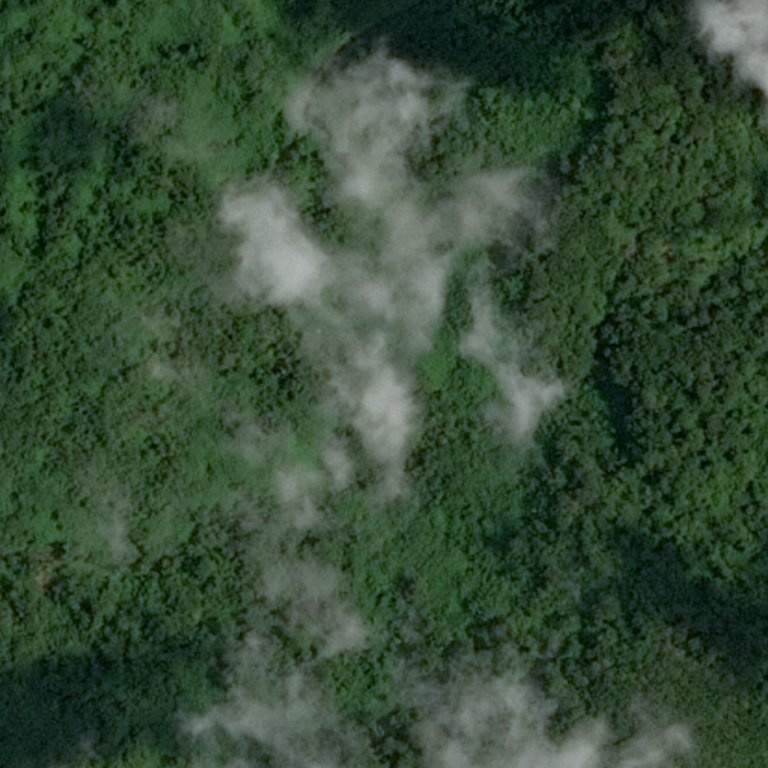
#> input picture 03_image_processing/homework/desert_forest/test_image_00.jpg, 768 x 768 px; its folder holds only this picture in this run
$ jupyter execute --allow-errors homework_3.ipynb
#> lines starting #> are read from the running program, lines starting #| are printed output that depends on the picture
[cell 1]
import cv2
import numpy as np
import matplotlib.pyplot as plt

from scipy.stats import mode

# Homework 3

# Задача №1 - Лес или пустыня?

Часто при анализе изображений местности необходимо понять ее характер. В частности, если определить, что на изображении преобладет вода, то имеет смысл искать корабли на таком изображении. Если на картинке густой лес, то, возможно, это не лучшая зона для посадки дрона или беспилотника.

Ваша задача - написать программу, которая будет отличать лес от пустыни. В приложении можно найти реальные спутниковые снимки лесов и пустынь.

Примеры изображений:
<table><tr>
    <td>  </td>
    <td>  </td>
</tr></table>

[cell 2]
forest_desert_path = "desert_forest/test_image_"
forest_desert_images = [cv2.imread(forest_desert_path+str(i).zfill(2)+".jpg") for i in range(17)]
#> forest_desert_images = 17 items

#> (a cell that did not finish here is left out)

[cell 4]
plt.figure(figsize=(10, 7))
plt.subplot(121)
#> (the rest of this cell did not finish here and is left out)

#> (a cell that did not finish here is left out)

[cell 6]
MODE_DELIMETER = 100

[cell 7]
forest_list = []
desert_list = []
#> (the rest of this cell did not finish here and is left out)

[cell 8]
print("Forest images: ", forest_list)
#| Forest images:  [0]
print("Desert images: ", desert_list)

# Задача №2 - Раздели объекты в шуме

Дано зашумленное изображение с 3 объектами: круг, треугольник и фон. Треубется выдлеить каждый объект, фон, круг и треугольник в бинарные маски. То есть треубется найти геометрическое место каждого объекта на изображении. Незашумленное изображение приведено __только__ для оценки качества решения. Запрещено использовать любую инофрмацию о незашумленном изоьражении в решении.

Придумайте способ численной оценки качества полученного результата.

<table><tr>
    <td>  </td>
    <td>  </td>
</tr></table>

[cell 9]
noisy_image = cv2.imread("segmentation/noise.png")
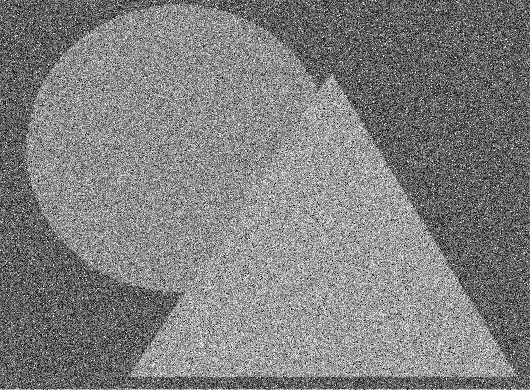
#> input picture 03_image_processing/homework/segmentation/noise.png, 530 x 390 px
#> noisy_image is the input picture: shape (390, 530, 3); min 0, max 255, mean 127.5
noisy_image = cv2.cvtColor(noisy_image, cv2.COLOR_BGR2GRAY)
#> noisy_image: shape (390, 530)
# Вывожу специально без cmap, т.к. тут разница в цветах виднее
plt.imshow(noisy_image)

[cell 10]
noisy_image_hist = cv2.calcHist([noisy_image.ravel()], [0], None, [256], [0, 256])
#> noisy_image_hist = 256 values, max 1923 at index 95, min 82 at index 243, mean 807.4
plt.plot(noisy_image_hist)
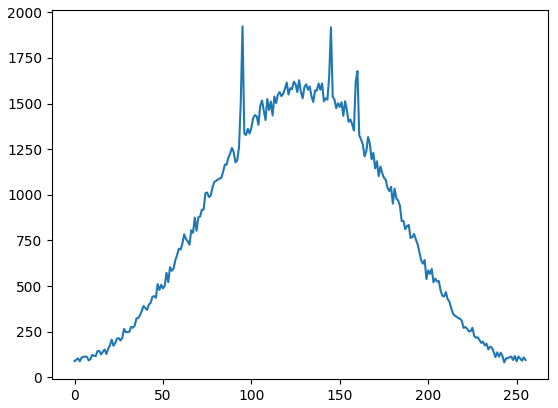
#> figure drawn by matplotlib, 1 panel; curve peaks at x = 95, y = 1923

[cell 11]
preprocesed = cv2.GaussianBlur(noisy_image, (31, 31), sigmaX=7, sigmaY=7)
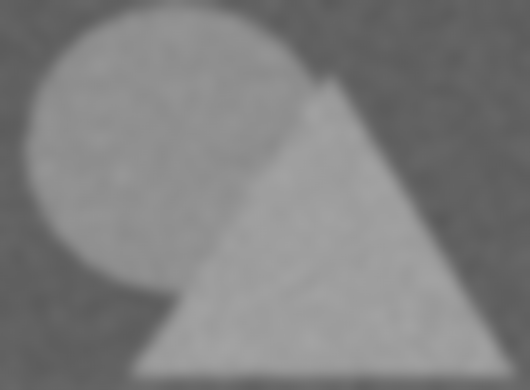
#> preprocesed: shape (390, 530); min 90, max 163, mean 127.4
dilated_image_hist = cv2.calcHist([preprocesed.ravel()], [0], None, [256], [0, 256])
#> dilated_image_hist = 256 values, max 15438 at index 97, min 0 at index 0, mean 807.4

plt.figure(figsize=(12, 5))
plt.subplot(121)
plt.plot(dilated_image_hist)

plt.subplot(122)
plt.imshow(preprocesed)
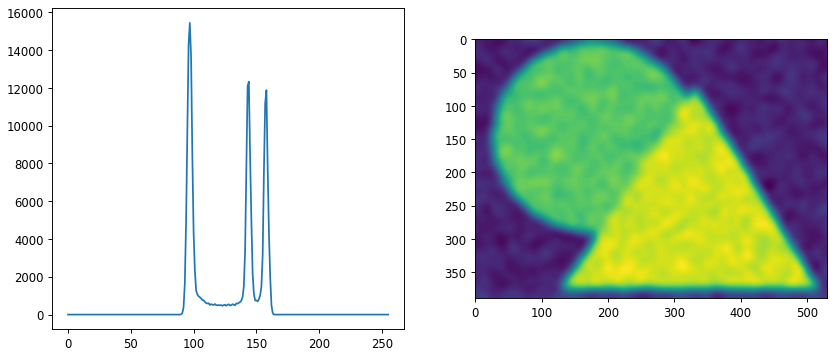
#> figure drawn by matplotlib, 2 panels; panel 1: curve peaks at x = 97, y = 15438

[cell 12]
NOISE_DELIMETER = 135
COLOR_DELIMETER = 150
EPSILON = 10

shapes = preprocesed.copy()
shapes[shapes < NOISE_DELIMETER] = 0
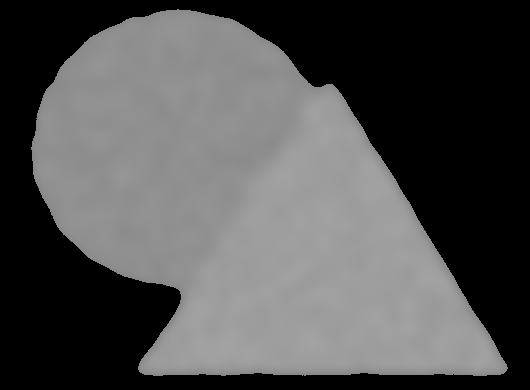
#> shapes: shape (390, 530); min 0, max 163, mean 80.7

circle = shapes.copy()
circle[circle > COLOR_DELIMETER] = 0
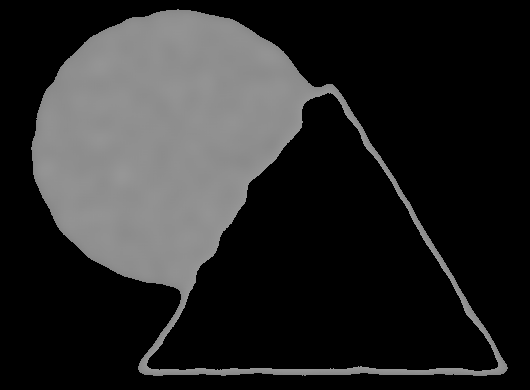
#> circle: shape (390, 530); min 0, max 150, mean 40.9

triangle = shapes.copy()
triangle[triangle < COLOR_DELIMETER] = 0
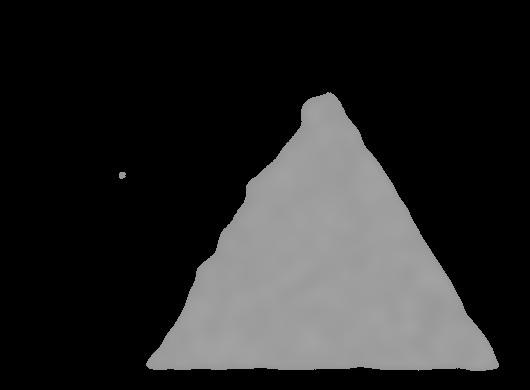
#> triangle: shape (390, 530); min 0, max 163, mean 40.4

[cell 13]
plt.subplot(121)
plt.imshow(circle)

plt.subplot(122)
plt.imshow(triangle)

[cell 14]
new_triangle = cv2.erode(triangle, np.ones((5, 5)), iterations = 2)
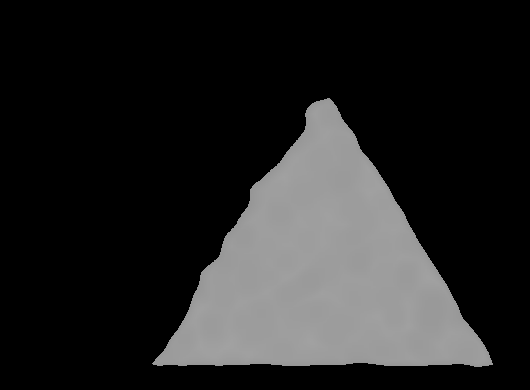
#> new_triangle: shape (390, 530); min 0, max 162, mean 36.3
plt.imshow(new_triangle)

[cell 15]
new_circle = cv2.erode(circle, np.ones((5, 5)), iterations = 4)
new_circle = cv2.dilate(new_circle, np.ones((5, 5)), iterations = 4)
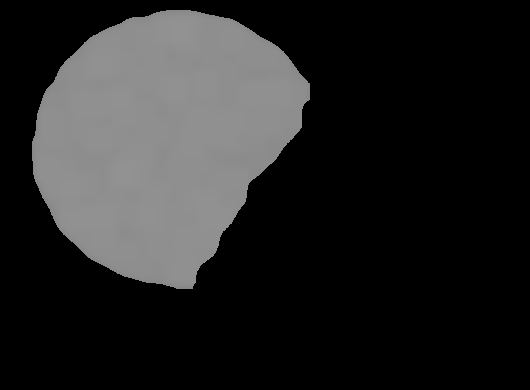
#> new_circle: shape (390, 530); min 0, max 146, mean 37.2
plt.imshow(new_circle)

# Задача №3 - Найди клетки

Даны снимки раковых клеток. Существует задача - определить стадию рака клетки по такому изображению. Для того, чтобы подойти к решению классификации рака клетки, необходимо сначала подготовить данные.

Исходные изображения в реальных задачах могут быть очень большого размера (более 20000 px). Однако из визуального анализа можно заметить, что большая часть этих снимков пустая и не несет в себе полезную информацию.

Ваша задача выделить небольшие ячейки изображений из исходного так, чтобы на ячейках было только изображение клетки.

Пример исходного изображения и нарезанных ячеек клетки.

В качестве аргументов у функции будут значения:
1. исходное изображние;
2. размер ячейки;
3. количество ячеек.

__Доп вопрос__ - как можно выяснить какие нужны значения аргументов, чтобы они подходили для большинства исходных снимков?

[cell 16]
cell_path = "cells/train"
cell_images = [cv2.imread(cell_path+str(i)+"_1.jpeg") for i in range(6)]
#> cell_images = 6 items
